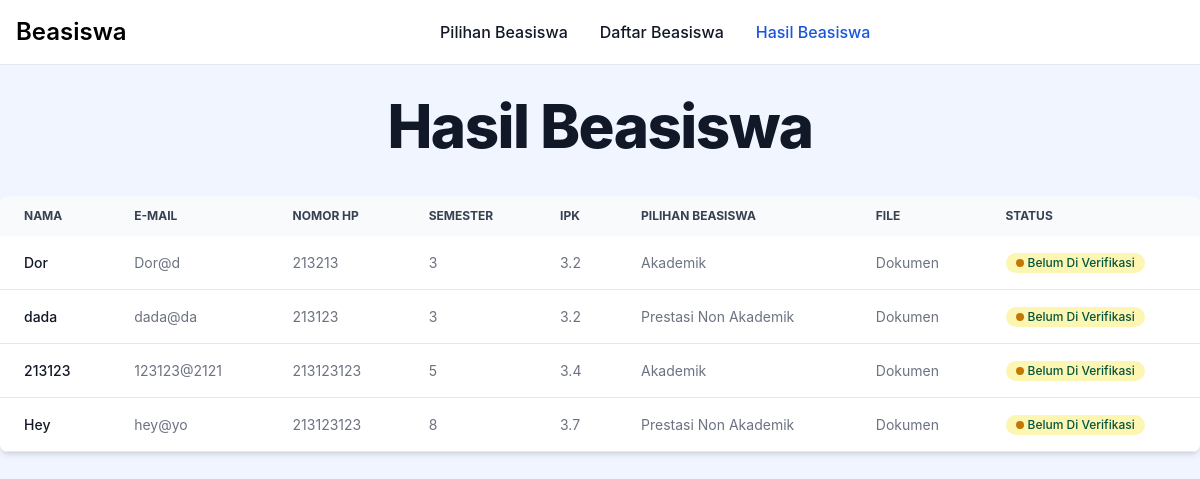
Screenshot of /lsp/hasil.php with the database file from the repository.
### tables this page shows
CREATE TABLE `daftar` (
  `id` int(12) NOT NULL,
  `nama` varchar(255) NOT NULL,
  `email` varchar(255) NOT NULL,
  `nohp` int(255) NOT NULL,
  `semester` int(255) NOT NULL,
  `ipk` varchar(255) NOT NULL,
  `pilihanbeasiswa` varchar(255) NOT NULL,
  `file` text NOT NULL
);

### lsp/hasil.php (the view, shortened to what this page needs)
<?php
require 'func.php';
?>
<!DOCTYPE html>
<html lang="en">
<head>
    <link href="https://cdn.jsdelivr.net/npm/flowbite@2.5.1/dist/flowbite.min.css" rel="stylesheet" />
</head>
<body class="bg-indigo-50">
    <div>
        <nav class="bg-white dark:bg-gray-900 fixed w-full z-20 top-0 start-0 border-b border-gray-200 dark:border-gray-600">
            <div class="flex flex-wrap items-center justify-between mx-auto p-4">
                <span class="items-center text-2xl font-semibold whitespace-nowrap dark:text-white">Beasiswa</span>
                <div class="items-center justify-between hidden w-full md:flex md:w-auto md:order-1" id="navbar-sticky">
                    <ul class="flex flex-col p-4 md:p-0 mt-4 font-medium border border-gray-100 rounded-lg bg-gray-50 md:space-x-8 rtl:space-x-reverse md:flex-row md:mt-0 md:border-0 md:bg-white dark:bg-gray-800 md:dark:bg-gray-900 dark:border-gray-700">
                        <li>
                            <a href="beasiswa.php" class="block py-2 px-3 text-gray-900 rounded hover:bg-gray-100 md:hover:bg-transparent md:hover:text-blue-700 md:p-0 md:dark:hover:text-blue-500 dark:text-white dark:hover:bg-gray-700 dark:hover:text-white md:dark:hover:bg-transparent dark:border-gray-700" aria-current="page">Pilihan Beasiswa</a>
                        </li>
                        <li>
                            <a href="daftar.php" class="block py-2 px-3 text-gray-900 rounded hover:bg-gray-100 md:hover:bg-transparent md:hover:text-blue-700 md:p-0 md:dark:hover:text-blue-500 dark:text-white dark:hover:bg-gray-700 dark:hover:text-white md:dark:hover:bg-transparent dark:border-gray-700">Daftar Beasiswa</a>
                        </li>
                        <li>
                            <a href="hasil.php" class="block py-2 px-3 text-white bg-blue-700 rounded md:bg-transparent md:text-blue-700 md:p-0 md:dark:text-blue-500">Hasil Beasiswa</a>
                        </li>
                    </ul>
                </div>
            </div>
        </nav>
    </div>
    <div>
        <br>
        <br>
        <br>
        <br>
        <div class="">
            <h1 class="mb-4 text-4xl font-extrabold leading-none tracking-tight text-gray-900 md:text-5xl lg:text-6xl dark:text-white text-center">Hasil Beasiswa</h1>
        </div>
    </div>
    <br>
    <div class="relative overflow-x-auto shadow-md sm:rounded-lg">
        <table class="w-full text-sm text-left rtl:text-right text-gray-500 dark:text-gray-400">
            <thead class="text-xs text-gray-700 uppercase bg-gray-50 dark:bg-gray-700 dark:text-gray-400">
                <tr>
                    <th scope="col" class="px-6 py-3">
                        Nama
                    </th>
                    <th scope="col" class="px-6 py-3">
                        E-Mail
                    </th>
                    <th scope="col" class="px-6 py-3">
                        Nomor HP
                    </th>
                    <th scope="col" class="px-6 py-3">
                        Semester
                    </th>
                    <th scope="col" class="px-6 py-3">
                        IPK
                    </th>
                    <th scope="col" class="px-6 py-3">
                        Pilihan Beasiswa
                    </th>
                    <th scope="col" class="px-6 py-3">
                        File
                    </th>
                    <th scope="col" class="px-6 py-3">
                        Status
                    </th>
                </tr>
            </thead>
            <tbody>
                <?php
                $tampil = mysqli_query($conn, "SELECT * FROM daftar");
                while ($data = mysqli_fetch_array($tampil)) :
                ?>
                    <tr class="bg-white border-b dark:bg-gray-800 dark:border-gray-700">
                        <th scope="row" class="px-6 py-4 font-medium text-gray-900 whitespace-nowrap dark:text-white">
                            <?= $data['nama'] ?>
                        </th>
                        <td class="px-6 py-4">
                            <?= $data['email'] ?>
                        </td>
                        <td class="px-6 py-4">
                            <?= $data['nohp'] ?>
                        </td>
                        <td class="px-6 py-4">
                            <?= $data['semester'] ?>
                        </td>
                        <td class="px-6 py-4">
                            <?= $data['ipk'] ?>
                        </td>
                        <td class="px-6 py-4">
                            <?= $data['pilihanbeasiswa'] ?>
                        </td>
                        <td class="px-6 py-4">
                            <a href="uploads/<?php echo $data['file']; ?>" download="<?php echo $data['file']; ?>"> Dokumen
                        </td>
                        <td class="px-6 py-4">
                            <span class="inline-flex items-center bg-yellow-100 text-green-800 text-xs font-medium px-2.5 py-0.5 rounded-full dark:bg-green-900 dark:text-green-300">
                                <span class="w-2 h-2 me-1 bg-yellow-500 rounded-full"></span>
                                Belum Di Verifikasi
                            </span>
                        </td>
                    </tr>
                <?php endwhile; ?>
            </tbody>
        </table>
    </div>
</body>
</html>

### rows the page displays
daftar: nama "Dor", email "Dor@d", nohp "213213", semester "3", ipk "3.2", pilihanbeasiswa "Akademik"
daftar: nama "dada", email "dada@da", nohp "213123", semester "3", ipk "3.2", pilihanbeasiswa "Prestasi Non Akademik"
daftar: nama "213123", email "123123@2121", nohp "213123123", semester "5", ipk "3.4", pilihanbeasiswa "Akademik"
daftar: nama "Hey", email "hey@yo", nohp "213123123", semester "8", ipk "3.7", pilihanbeasiswa "Prestasi Non Akademik"
